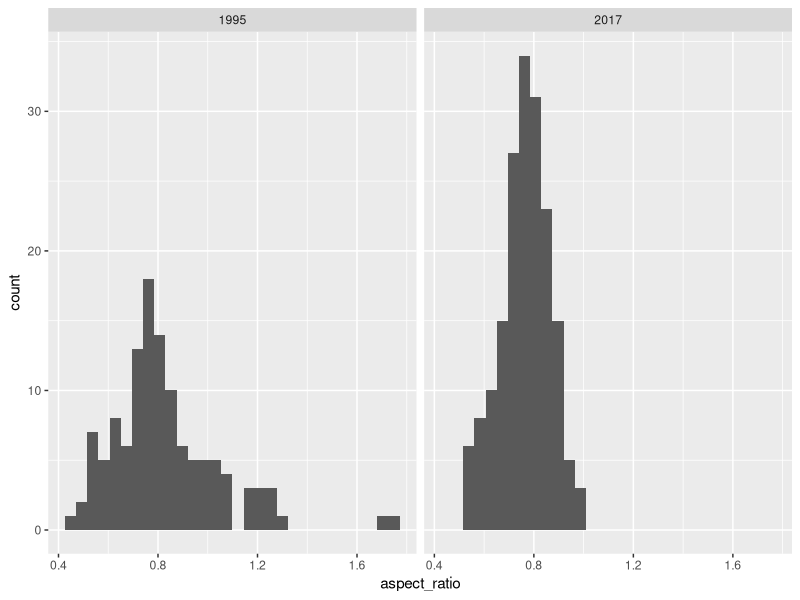
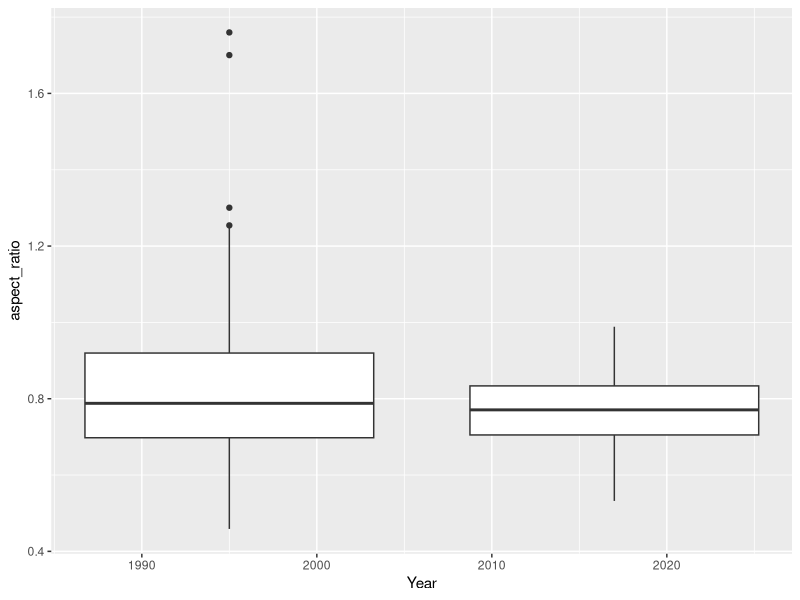
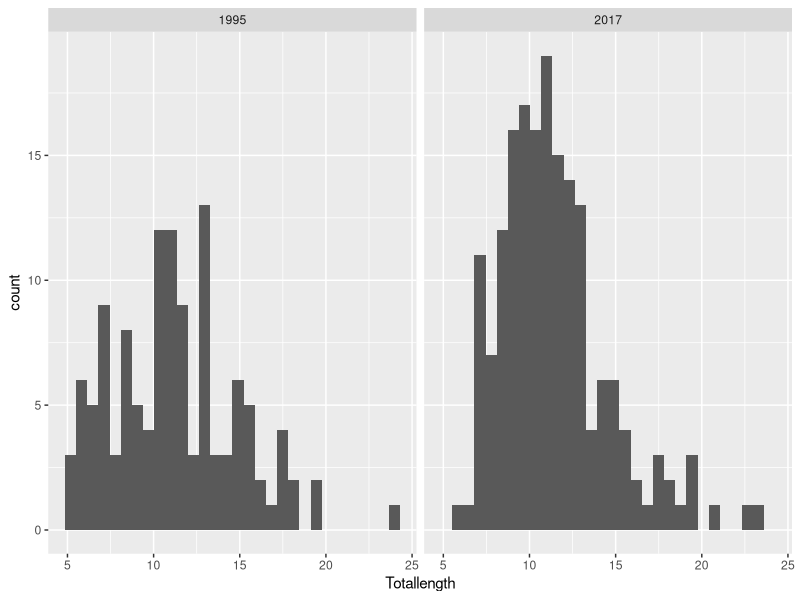
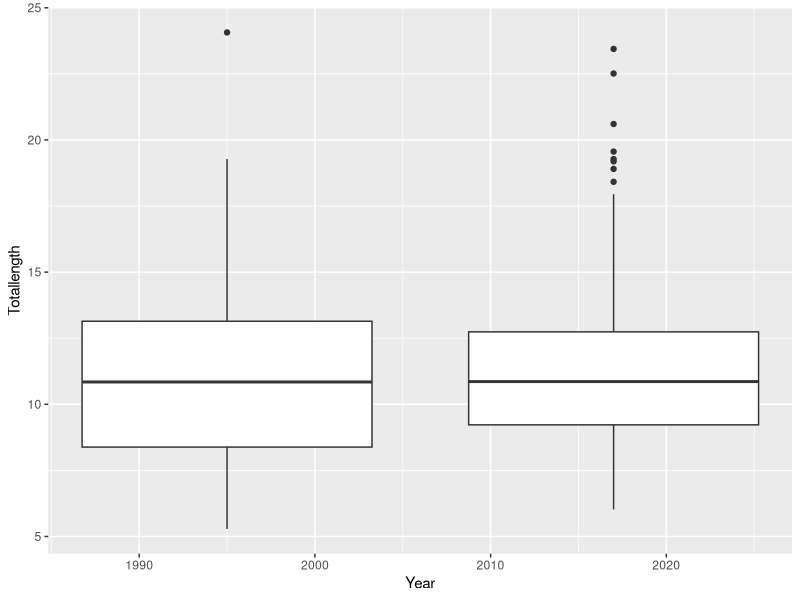
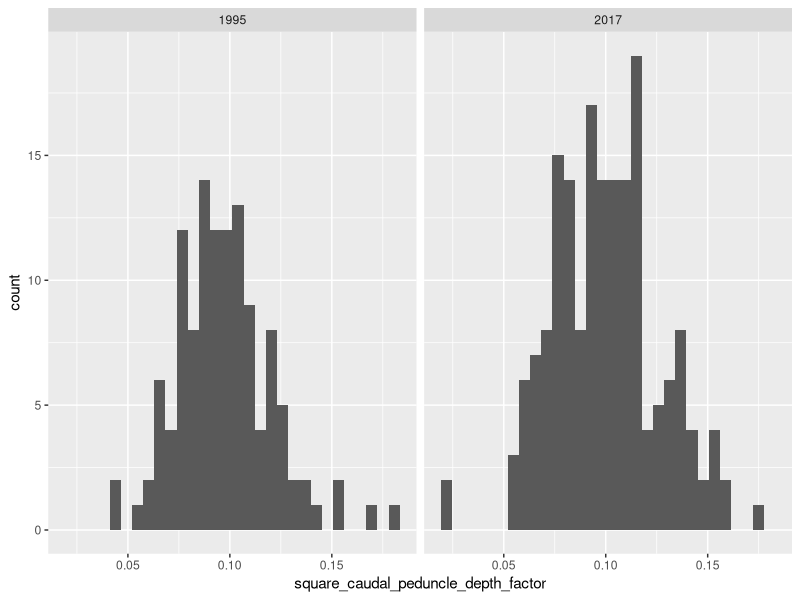
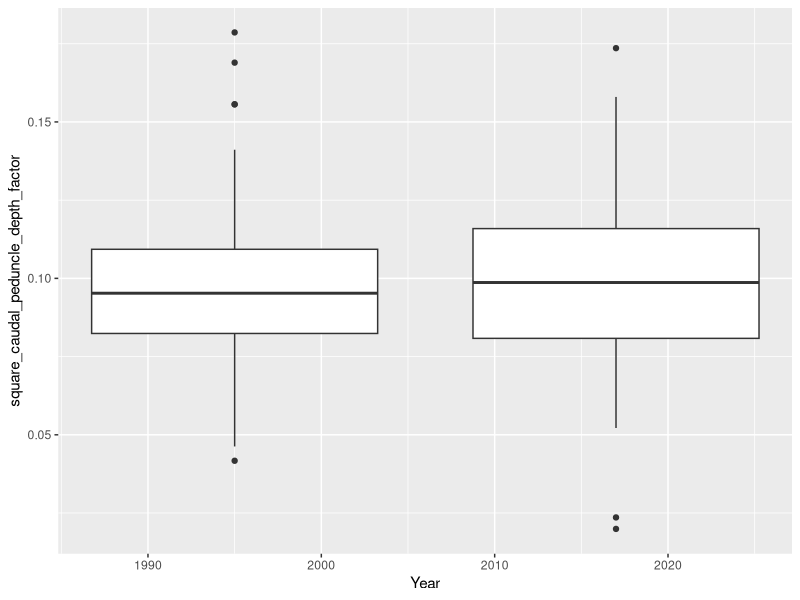

These figures' R source, in order:
## ---- chunk 1
library(lubridate)
library(tidyverse)
library(ggplot2)
## ---- chunk 2
atlantic_croaker_final <- read_csv("data/atlantic_croaker_final.csv")
View(atlantic_croaker_final)
## ---- chunk 3
atlantic_croaker_final <- atlantic_croaker_final %>% 
  mutate(aspect_ratio=(Caudheight/Caudarea)^(1/2), square_caudal_peduncle_depth_factor=(Cauddepth/Depthatpec)^2, 
         Year=year(Tow_date))
View(atlantic_croaker_final)
## ---- chunk 4
#Making a plot
ggplot(data= atlantic_croaker_final, aes(x=aspect_ratio)) +
  geom_histogram() +
  facet_wrap(~Year)

ggplot(data=atlantic_croaker_final) +
  geom_boxplot(aes(x=Year, y=aspect_ratio, group= Year))

#Statistical test
## ---- chunk 5
#Make a plot
ggplot(data= atlantic_croaker_final, aes(x=Totallength)) +
  geom_histogram() +
  facet_wrap(~Year)

ggplot(data=atlantic_croaker_final) +
  geom_boxplot(aes(x=Year, y=Totallength, group= Year))

#Statistical analysis
## ---- chunk 6
#Make a plot
ggplot(data= atlantic_croaker_final, aes(x=square_caudal_peduncle_depth_factor)) +
  geom_histogram() +
  facet_wrap(~Year)

ggplot(data=atlantic_croaker_final) +
  geom_boxplot(aes(x=Year, y=square_caudal_peduncle_depth_factor, group= Year))

#Statistical analysis
